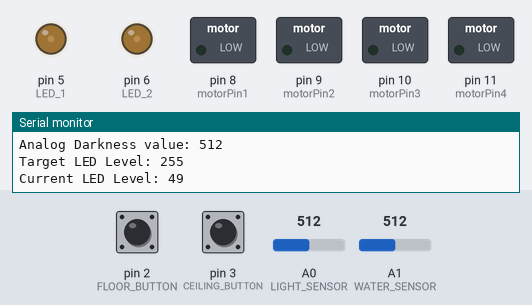
Bench run of a sketch on a simulated Arduino Uno, built with avr-gcc and run on an emulated ATmega328P. Parts: switched loads named in the sketch (green lamp = pin HIGH), output pins drawn as LEDs (lit = HIGH), the last lines printed to the serial monitor. The inputs (shaded band) are chosen by the test bench; at power-on: A1 (WATER_SENSOR) = 512, pin 2 (FLOOR_BUTTON) HIGH, A0 (LIGHT_SENSOR) = 512, pin 3 (CEILING_BUTTON) HIGH.

Above: at 1.2 s.
1.3 s: A1 (WATER_SENSOR) set to 90
At 4.1 s:
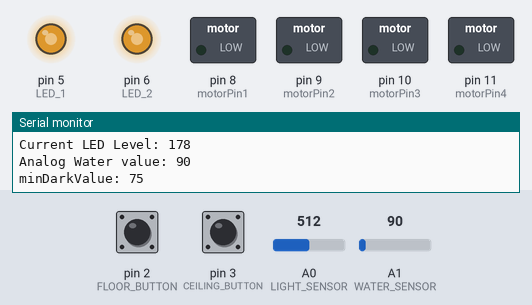
4.3 s: pin 2 (FLOOR_BUTTON) pulled LOW for 0.2 s
At 4.6 s:
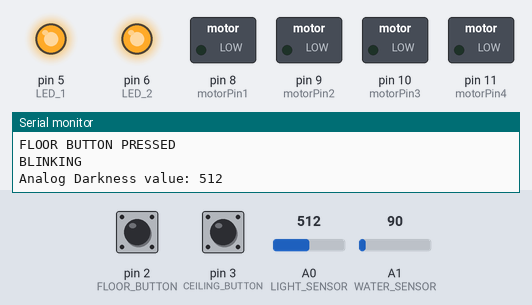
At 5.75 s:
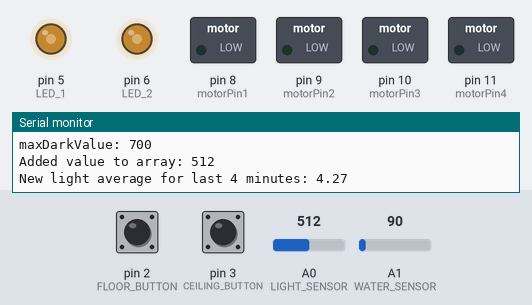
7.5 s: A0 (LIGHT_SENSOR) set to 710
10.5 s: A0 (LIGHT_SENSOR) set to 511
13.5 s: pin 3 (CEILING_BUTTON) pulled LOW for 0.2 s
16.7 s: pin 2 (FLOOR_BUTTON) pulled LOW for 1 s
Timing chart, 0 to 21.7 s (numbered marks = the images above; inputs shaded):
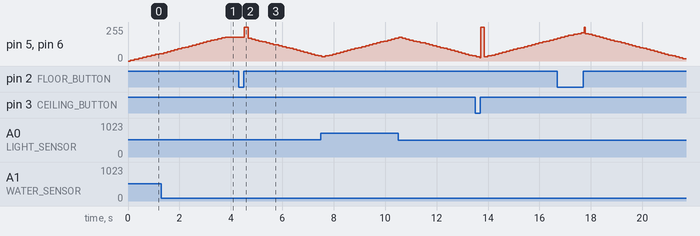

Measured:
- after the input at 4.3 s, pin 5 (LED_1), pin 6 (LED_2): 178/255 → 255/255 after 0.23 s, → 171/255 0.14 s later, → 164/255 0.14 s later, → 157/255 0.14 s later, … (21 changes in this stretch)

The sketch:

BESSI_FINAL.ino
```cpp
#include <IRremote.h>

/*--------------------Program Constants---------------*/

#define TICK_LENGTH 50
#define HEADLIGHT_TICK_LENGTH 50


/*--------------------Program Globals---------------*/

unsigned long ticks = 0;

/*-----------------------HEADLIGHTS-------------------*/

// LED definitions
#define LED_1 5
#define LED_2 6

//Button Definitions
#define FLOOR_BUTTON 2
#define CEILING_BUTTON 3

// Sensor Definitions
#define LIGHT_SENSOR A0
#define WATER_SENSOR A1

// Arbitrary Value Definitions
#define WATER_THRESHOLD 100
#define MIN_DARKNESS_VALUE 75
#define MAX_DARKNESS_VALUE 700
#define SMOOTHING_INTERVAL 7

//For Calibration of thresholds
int minDarkValue;
int maxDarkValue;

//Sensor Values
unsigned int darknessValue;
unsigned int waterValue;

//Circular array for brightness checking
unsigned int darknessValues[120];
unsigned int darknessValuesIndex = 0;
unsigned int darknessShortValues[40];
unsigned int darknessShortValuesIndex = 0;

//Calculated average brightness
float darknessValuesAvg = 0;
float darknessValuesLowAvg = 0;

//Target and current LED brightness levels
int targetLEDBrightnessLevel = 0;
int currentLEDBrightnessLevel = 0;

//Function prototypes
void setCeiling();
void setFloor();
void blink();
void setupLights();
void headlights();
void pushDarkValue(unsigned int);
void pushLongDarkValue(unsigned int);


//--------------ULTRA SONIC-----------------------
#define ECHO 13
#define TRIG 12
#define BRAKE_DISTANCE 10
long durationOfSoundWave;
int distanceToWall;

// function prototype
int findDistanceToWall();

//--------------ULTRA SONIC END-----------------------


//--------------IR-----------------------
const int RECV_PIN = 4;
IRrecv irrecv(RECV_PIN);
decode_results results;
unsigned long key_value = 0;
//--------------IR END-----------------------


//--------------MOTOR-----------------------
//Motor A
const int motorPin1  = 8;  // Pin 14 of L293 +
const int motorPin2  = 9;  // Pin 10 of L293  -   //FIXED
//Motor B
const int motorPin3  = 10; // Pin  7 of L293  +
const int motorPin4  = 11;  // Pin  2 of L293 -

//function prototypes
void brake();
void forward();
void backward();
//--------------MOTOR END -----------------------


void setup()
{
  Serial.begin(9600);

//--------------ULTRA SONIC-----------------------
  pinMode(TRIG, OUTPUT); // Sets the trigPin as an OUTPUT
  pinMode(ECHO, INPUT); // Sets the echoPin as an INPUT
//--------------ULTRA SONIC END-----------------------


//--------------IR-----------------------
  irrecv.enableIRIn();
  irrecv.blink13(true);
//--------------IR END-----------------------


//--------------MOTOR-----------------------
    //Set pins as outputs
    pinMode(motorPin1, OUTPUT);
    pinMode(motorPin2, OUTPUT);
    pinMode(motorPin3, OUTPUT);
    pinMode(motorPin4, OUTPUT);
//--------------MOTOR END -----------------------

    setupLights();
}


// BEGIN MAIN LOOP
void loop()
{
  // increment tick counter
  ++ticks;
  if (ticks > 4000000000) {
    ticks = 1;
  }

  headlights();

 /*
//--------------ULTRA SONIC-----------------------
//  if (findDistanceToWall() <= BRAKE_DISTANCE)
//  {
//    brake();
//  }
//--------------ULTRA SONIC END-------------------


  if (irrecv.decode(&results))
  {
      if (results.value == 0XFFFFFFFF)
        results.value = key_value;

      switch(results.value)
      {
        case 0xFF30CF:
        Serial.println("1");
        forward();
        break ;
        case 0xFF18E7:
        Serial.println("2");
        brake();
        break ;
        case 0xFF7A85:
        Serial.println("3");
        backward();
        break ;
      }
      key_value = results.value;
      irrecv.resume();
  }
  */

  delay(TICK_LENGTH); // sleep for TICK_LENGTH milliseconds
}
// END LOOP


// Full function definitions

//This is called when CEILING_BUTTON (3) is pressed.
void setCeiling() {
  Serial.println("CEILING BUTTON PRESSED");

  maxDarkValue = analogRead(LIGHT_SENSOR);

  // above a certain value, just consider us at maximum brightness
  if (maxDarkValue > MAX_DARKNESS_VALUE) {
    maxDarkValue = MAX_DARKNESS_VALUE;
  }

  blink();
}

//This is called when FLOOR_BUTTON (2) is pressed.
void setFloor() {
  Serial.println("FLOOR BUTTON PRESSED");

  minDarkValue = analogRead(LIGHT_SENSOR);

  // below a certain value, just consider us at minimum darkness
  if (minDarkValue < MIN_DARKNESS_VALUE) {
    minDarkValue = MIN_DARKNESS_VALUE;
  }

  blink();
}

void blink() {
  Serial.println("BLINKING");
  digitalWrite(LED_1, LOW);
  digitalWrite(LED_2, LOW);
  delay(250);
  digitalWrite(LED_1, HIGH);
  digitalWrite(LED_2, HIGH);
  delay(250);
  digitalWrite(LED_1, LOW);
  digitalWrite(LED_2, LOW);
  delay(250);
  digitalWrite(LED_1, HIGH);
  digitalWrite(LED_2, HIGH);
  delay(250);
}


void setupLights() {
 pinMode(LED_1, OUTPUT);
 pinMode(LED_2, OUTPUT);

 pinMode(WATER_SENSOR, INPUT);

 pinMode(FLOOR_BUTTON, INPUT_PULLUP);
 pinMode(CEILING_BUTTON, INPUT_PULLUP);

 digitalWrite(LED_1, LOW);
 digitalWrite(LED_2, LOW);

 //Listen for button presses
 attachInterrupt(digitalPinToInterrupt(FLOOR_BUTTON), setFloor, RISING);
 attachInterrupt(digitalPinToInterrupt(CEILING_BUTTON), setCeiling, RISING);

 // Setup default variable values
 minDarkValue = MIN_DARKNESS_VALUE;
 maxDarkValue = MAX_DARKNESS_VALUE;
 for(int i=0; i < 120; ++i) {
  darknessValues[i] = 0;
 }
 for(int i=0; i < 40; ++i) {
  darknessShortValues[i] = 0;
 }
}


// HEADLIGHT LOGIC for loop
void headlights() {
  darknessValue = analogRead(LIGHT_SENSOR);
  waterValue = analogRead(WATER_SENSOR);

  pushDarkValue(darknessValue);

  if (darknessValue < minDarkValue) {
    darknessValue = minDarkValue;
  }

  if (darknessValue > maxDarkValue) {
    darknessValue = maxDarkValue;
  }

  //For testing purpose
  Serial.println("Analog Darkness value: " + String(darknessValue));
  Serial.println("Target LED Level: " + String(targetLEDBrightnessLevel));
  Serial.println("Current LED Level: " + String(currentLEDBrightnessLevel));
  Serial.println("Analog Water value: " + String(waterValue));
  Serial.println("minDarkValue: " + String(minDarkValue));
  Serial.println("maxDarkValue: " + String(maxDarkValue));

  // Map measured environmental light values to RGB LED's lowest to highest brightness settings
  targetLEDBrightnessLevel = map(darknessValue, minDarkValue, maxDarkValue, 0, 255);

  // Check the water sensor to see if it overrides our light sensor reading.
  if (waterValue > WATER_THRESHOLD)
  {
    Serial.println("\nWater detected!\n");
    targetLEDBrightnessLevel = 255;
  }

  // Smoothing function
  if (abs(targetLEDBrightnessLevel - currentLEDBrightnessLevel) > SMOOTHING_INTERVAL) {
    // Smooth change
    if ((targetLEDBrightnessLevel - currentLEDBrightnessLevel) > 0 ) {
      currentLEDBrightnessLevel += SMOOTHING_INTERVAL;
    } else {
      currentLEDBrightnessLevel -= SMOOTHING_INTERVAL;
    }
  } else {
    currentLEDBrightnessLevel = targetLEDBrightnessLevel;
  }

  analogWrite(LED_1, currentLEDBrightnessLevel);
  analogWrite(LED_2, currentLEDBrightnessLevel);
}

void pushDarkValue(unsigned int value) {
  darknessShortValues[darknessShortValuesIndex] = value;
  ++darknessShortValuesIndex;
  if (darknessShortValuesIndex >= 40) {
    darknessShortValuesIndex = 0;
    unsigned int sum = 0;
    for (int i=0; i < 40; ++i) {
      sum += darknessShortValues[i];
    }
    float darknessShortValuesAvg = float(sum) / float(40);
    pushLongDarkValue((unsigned int)darknessShortValuesAvg);
  }
}

void pushLongDarkValue(unsigned int value) {
  darknessValues[darknessValuesIndex] = value;
  ++darknessValuesIndex;
  if (darknessValuesIndex >= 120) {
    darknessValuesIndex = 0;
  }
  // update average
  unsigned int sum = 0;
  for (int i=0; i < 120; ++i) {
    sum += darknessValues[i];
  }
  darknessValuesAvg = float(sum) / float(120);
  Serial.println("Added value to array: " + String(value));
  Serial.println("New light average for last 4 minutes: " + String(darknessValuesAvg));
}


// ULTRASONIC
int findDistanceToWall() {
    // Clears the trigPin condition
  digitalWrite(TRIG, LOW);
  delayMicroseconds(2);

  // Sets TRIG activ for 10 microseconds
  digitalWrite(TRIG, HIGH);
  delayMicroseconds(10);
  digitalWrite(TRIG, LOW);

  // Reads the echoPin, returns the sound wave travel time in microseconds
  durationOfSoundWave = pulseIn(ECHO, HIGH);

  // Calculating the distanceToWall
  distanceToWall = durationOfSoundWave * 0.034 / 2; // Speed of sound wave divided by 2 (go and back)

  Serial.println("Distance to wall: " + String(distanceToWall) + " cm");
  return distanceToWall;
}


// MOTOR
void brake()
{
  //make the motors stop
  Serial.println("BRAKE");
  digitalWrite(motorPin1, LOW);
  digitalWrite(motorPin2, LOW);
  digitalWrite(motorPin3, LOW);
  digitalWrite(motorPin4, LOW);
}

void forward()
{
  //make motors go
  Serial.println("FORWARD");
  digitalWrite(motorPin1, LOW);
  digitalWrite(motorPin2, HIGH);
  digitalWrite(motorPin3, HIGH);
  digitalWrite(motorPin4, LOW);

  delay(5000);

  brake();
}

void backward()
{
  //make motors go backwards
  Serial.println("BACKWARD");
  digitalWrite(motorPin1, LOW);
  digitalWrite(motorPin2, HIGH);
  digitalWrite(motorPin3, HIGH);
  digitalWrite(motorPin4, LOW);
}
```
